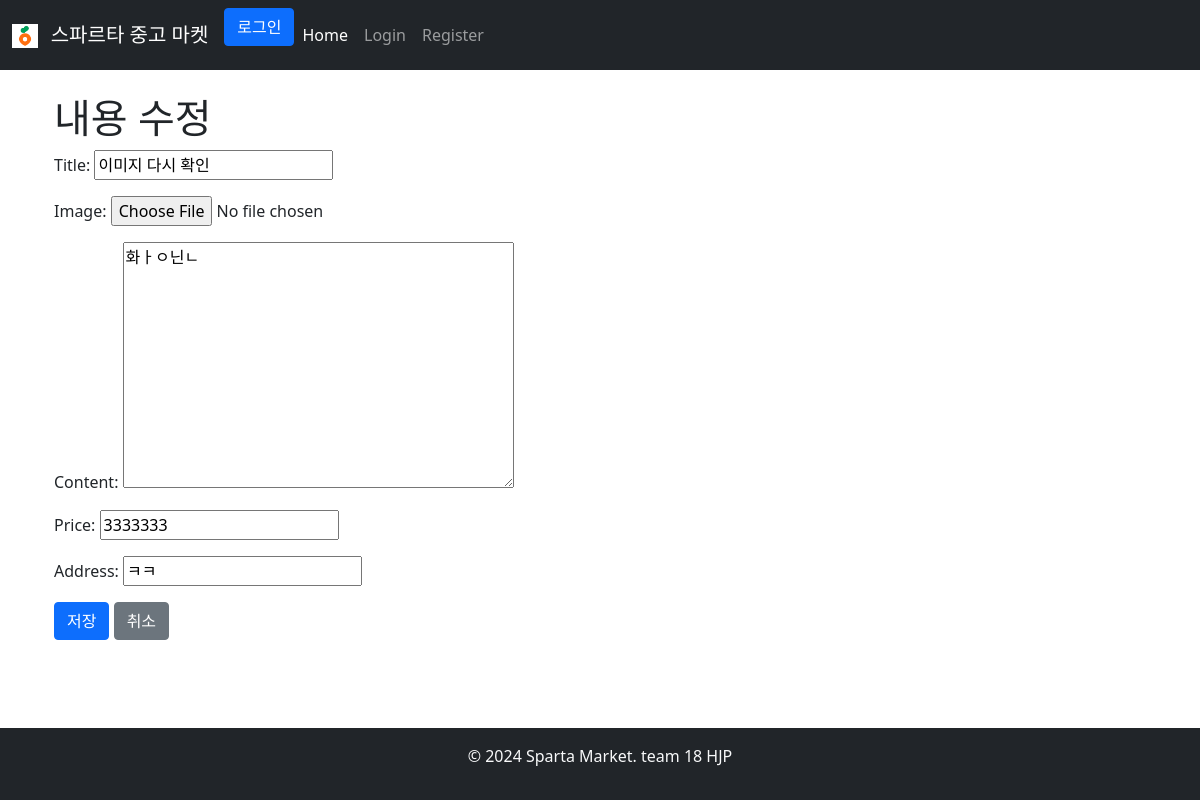
/products/post/edit/21/, run on the app's committed database.
### products/models.py (models this page shows, shortened)
class Post(models.Model):
    user = models.ForeignKey(User, on_delete=models.CASCADE, related_name='posts')
    title = models.CharField(max_length=100)
    image = models.ImageField(upload_to='media/', blank=True, null=True)
    image_url = models.URLField(default='', blank=True)
    price = models.DecimalField(max_digits=10, decimal_places=0)
    address = models.CharField(max_length=255)
    likes_count = models.PositiveIntegerField(default=0)
    created_at = models.DateTimeField(auto_now_add=True)
    content = models.TextField(blank=True, null=True)

### products/views.py (the view)
# urls.py: path('post/edit/<int:id>/', post_edit_view, name='post_edit'),
def post_edit_view(request, id):
    post = get_object_or_404(Post, pk=id)
    if request.method == 'POST':
        form = PostForm(request.POST, request.FILES, instance=post)
        if form.is_valid():
            form.save()
            return redirect('products:post_detail', id=post.id)
    else:
        form = PostForm(instance=post)
    return render(request, 'products/post_edit.html', {'form': form, 'post': post})

### products/forms.py
class PostForm(forms.ModelForm):
    class Meta:
        model = Post
        fields = ['title', 'image','content', 'price', 'address']
        widgets = {
            'image': forms.FileInput(attrs={'accept': 'image/*'}),
        }

### products/templates/products/post_edit.html (shortened to what this page needs)
{% extends 'base.html' %}
{% block content %}
<div class="container">
    <h1>내용 수정</h1>
    <form method="POST" enctype="multipart/form-data">
        {{ form.as_p }}
        <button type="submit" class="btn btn-primary">저장</button>
        <a href="{% url 'products:post_detail' id=post.id %}" class="btn btn-secondary">취소</a>
    </form>
</div>
{% endblock %}

### static/css/styles.css (style rules this page uses)
body { display: flex; flex-direction: column; min-height: 100vh; }

### data on the page
Post: title "이미지 다시 확인", content "화ㅏㅇ닌ㄴ", price "3333333", address "ㅋㅋ"
